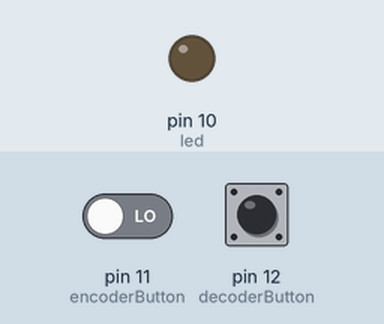
Recording of a sketch running on a simulated Arduino Uno, built with avr-gcc and run on an emulated ATmega328P. On the bench: output pins drawn as LEDs (lit = HIGH). Dashed ring = blinking. Inputs (shaded band) come from the test bench; at power-on: pin 12 (decoderButton) HIGH, pin 11 (encoderButton) LOW. What the sketch prints to the serial monitor is not drawn.

Above: at 1.2 s.
1.3 s: pin 12 (decoderButton) pulled LOW for 0.15 s
At 1.37 s:
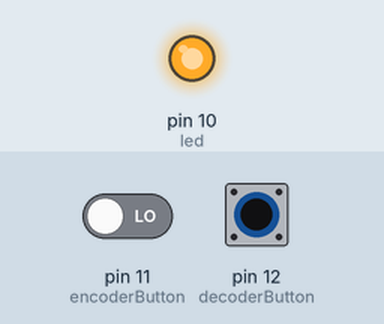
2.9 s: pin 12 (decoderButton) pulled LOW for 1 s
At 5.0 s:
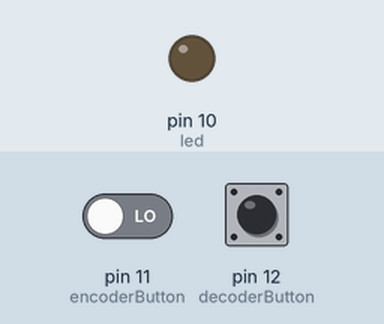
5.8 s: pin 12 (decoderButton) pulled LOW for 3.2 s
At 6.4 s:
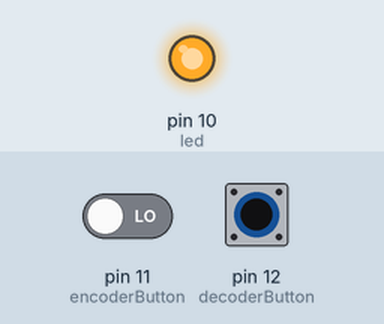
10.5 s: pin 12 (decoderButton) pulsed LOW 2 times (0.12 s each, 0.3 s apart)
At 10.56 s:
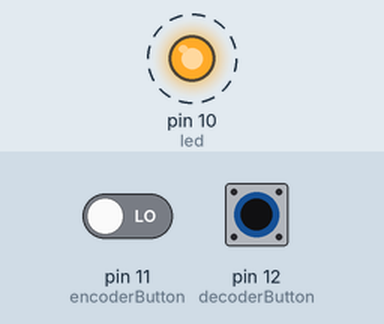
12.9 s: pin 12 (decoderButton) pulsed LOW 5 times (0.12 s each, 0.3 s apart)
At 14.7 s:
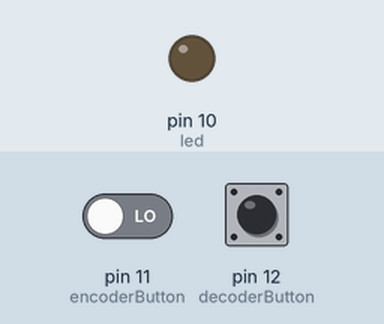
Timing chart, 0 to 16.2 s (numbered marks = the images above; inputs shaded):
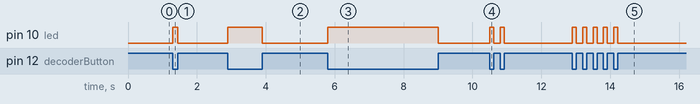

Measured:
- after the input at 1.3 s, pin 10 (led): LOW → HIGH at once, → LOW 0.15 s later
- after the input at 2.9 s, pin 10 (led): LOW → HIGH at once, → LOW 1.0 s later
- after the input at 5.8 s, pin 10 (led): LOW → HIGH at once, → LOW 3.2 s later
- after the input at 10.5 s, pin 10 (led): alternates HIGH for 0.12 s and LOW for 0.18 s, 4 changes in all, then stays LOW, starting at once
- after the input at 12.9 s, pin 10 (led): alternates HIGH for 0.12 s and LOW for 0.18 s, 10 changes in all, then stays LOW, starting at once

The sketch:

morse_code.ino
```cpp
// (licence header left out)
unsigned long limit, startTime, endTime;
int decoderButton = 12;
int encoderButton = 11;
int led = 10;
int dotDelay = 100;
String translated = "";
bool encoderButtonIsActive = false;

static String letters[] = {
    ".-", "-...", "-.-.", "-..", ".", "..-.", "--.", "....", "..",   // A-I
    ".---", "-.-", ".-..", "--", "-.", "---", ".--.", "--.-", ".-.", // J-R
    "...", "-", "..-", "...-", ".--", "-..-", "-.--", "--..", "E"    // S-Z
};
static String numbers[] = {
    "-----", ".----", "..---", "...--", "....-",     //0-4
    ".....", "-....", "--...", "---..", "----.", "N" //5-9
};

void setup() {
    Serial.begin(9600);
    pinMode(decoderButton, INPUT);
    pinMode(encoderButton, INPUT);
    pinMode(led, OUTPUT);
}

void loop() {
NextDotDash:
    // if you press blue button, change state from inactive to active
    // read serial monitor and etc while state is active
    // otherwise, go ahead and decode your morsecode.
    if (digitalRead(encoderButton) == HIGH) {
        encoderButtonIsActive = true;
        while (encoderButtonIsActive) {
            // while (digitalRead(encoderButton) == HIGH) {
            digitalWrite(led, LOW);
            char readCharacter;
            if (Serial.available()) {
                readCharacter = Serial.read();
                Serial.print(readCharacter);
                if (readCharacter >= 'a' && readCharacter <= 'z') {
                    flash(letters[readCharacter - 'a']);
                } else if (readCharacter >= 'A' && readCharacter <= 'Z') {
                    flash(letters[readCharacter - 'A']);
                } else if (readCharacter >= '0' && readCharacter <= '9') {
                    flash(numbers[readCharacter - '0']);
                } else if (readCharacter == ' ') {
                    delay(dotDelay * 4);
                } else if (readCharacter == '\n') {
                    encoderButtonIsActive = false;
                }
            }
        }
        encoderButtonIsActive = false;
    }
    while (digitalRead(decoderButton) == HIGH) {}
    startTime = millis();
    digitalWrite(led, HIGH);
    while (digitalRead(decoderButton) == LOW) {}
    endTime = millis();
    digitalWrite(led, LOW);
    limit = endTime - startTime;
    if (limit > 50) {
        translated += dotOrDash();
    }
    while ((millis() - endTime) < 500) {
        if (digitalRead(decoderButton) == LOW) {
            goto NextDotDash;
        }
    }
    convertor();
}

char dotOrDash() {
    if (limit < 600 && limit > 50) {
        return '.';
    } else if (limit > 600) {
        return '-';
    }
}

void convertor() {
    bool numberFound = false;
    int i = 0;
    while (numbers[i] != "N") {
        if (numbers[i] == translated) {
            Serial.print(char('0' + i));
            numberFound = true;
            break;
        }
        i++;
    }
    i = 0;
    if (translated == ".-.-.-") {
        Serial.print(".");
    } else {
        while (letters[i] != "E") {
            if (letters[i] == translated) {
                Serial.print(char('A' + i));
                break;
            }
            i++;
        }
        if (letters[i] == "E" && numberFound == false) {
            Serial.println("<Wrong input>");
        }
    }
    translated = "";
    numberFound = false;
}

void flash(String sequence) {
    int i = 0;
    while (sequence[i] != 0) {
        flashDotsAndDashes(sequence[i]);
        i++;
    }
    delay(dotDelay * 3);
}

void flashDotsAndDashes(char ch) {
    digitalWrite(led, HIGH);
    if (ch == '.') {
        delay(dotDelay);
    } else {
        delay(dotDelay * 3);
    }
    digitalWrite(led, LOW);
    delay(dotDelay);
}
```
